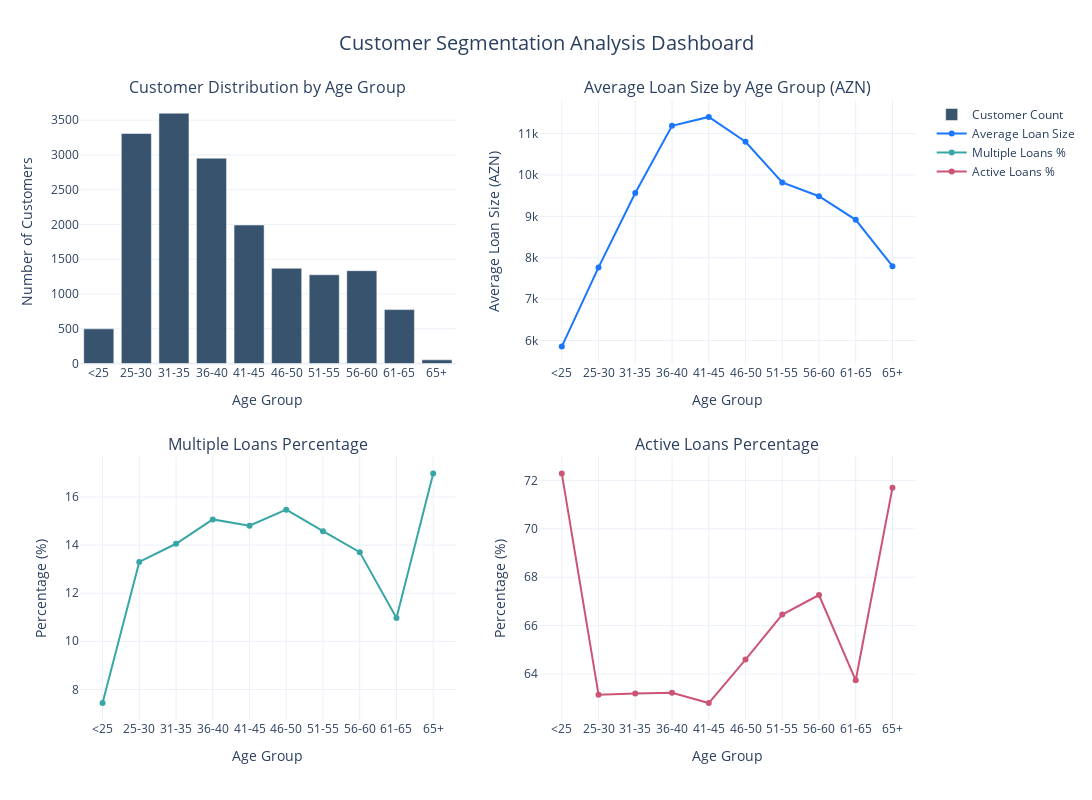

This figure's notebook cell:
### Code cell
# Import required libraries
import pandas as pd
import plotly.express as px
import plotly.graph_objects as go
from plotly.subplots import make_subplots
from datetime import datetime
import numpy as np

# Read the data
df = pd.read_excel('loan_data.xlsx')

# Data preprocessing
def calculate_age(birth_date):
    return (pd.to_datetime('2024-01-16').year - 
            pd.to_datetime(birth_date).year - 
            ((pd.to_datetime('2024-01-16').month, pd.to_datetime('2024-01-16').day) < 
             (pd.to_datetime(birth_date).month, pd.to_datetime(birth_date).day)))

# Add age column
df['AGE'] = df['BIRTH_DATE'].apply(calculate_age)

# Create age groups
def get_age_group(age):
    if age < 25:
        return '<25'
    elif age <= 30:
        return '25-30'
    elif age <= 35:
        return '31-35'
    elif age <= 40:
        return '36-40'
    elif age <= 45:
        return '41-45'
    elif age <= 50:
        return '46-50'
    elif age <= 55:
        return '51-55'
    elif age <= 60:
        return '56-60'
    elif age <= 65:
        return '61-65'
    else:
        return '65+'

df['AGE_GROUP'] = df['AGE'].apply(get_age_group)

# Convert date columns to datetime
df['BEGIN_DATE'] = pd.to_datetime(df['BEGIN_DATE'])
df['END_DATE'] = pd.to_datetime(df['END_DATE'])
df['CLOSE_DATE'] = pd.to_datetime(df['CLOSE_DATE'])

# Calculate if loan is active (no close date and has remaining amount)
df['IS_ACTIVE'] = (df['CLOSE_DATE'].isna()) & (df['REMAIN_AMOUNT'] > 0)

# Customer level aggregations
customer_metrics = df.groupby('CUSTOMER_NO').agg({
    'AGE_GROUP': 'first',
    'AMOUNT': ['count', 'mean', 'sum'],
    'IS_ACTIVE': 'any',
    'REMAIN_AMOUNT': 'sum'
}).reset_index()

customer_metrics.columns = ['CUSTOMER_NO', 'AGE_GROUP', 'LOAN_COUNT', 'AVG_LOAN_SIZE', 'TOTAL_AMOUNT', 'HAS_ACTIVE_LOAN', 'TOTAL_REMAIN']
customer_metrics['HAS_MULTIPLE_LOANS'] = customer_metrics['LOAN_COUNT'] > 1

# Segment analysis
segment_analysis = customer_metrics.groupby('AGE_GROUP').agg({
    'CUSTOMER_NO': 'count',
    'AVG_LOAN_SIZE': 'mean',
    'HAS_MULTIPLE_LOANS': 'mean',
    'HAS_ACTIVE_LOAN': 'mean'
}).reset_index()

segment_analysis.columns = ['AGE_GROUP', 'CUSTOMER_COUNT', 'AVG_LOAN_SIZE', 'MULTIPLE_LOAN_PERCENT', 'ACTIVE_LOAN_PERCENT']
segment_analysis['MULTIPLE_LOAN_PERCENT'] *= 100
segment_analysis['ACTIVE_LOAN_PERCENT'] *= 100

# Sort age groups properly
age_group_order = ['<25', '25-30', '31-35', '36-40', '41-45', '46-50', '51-55', '56-60', '61-65', '65+']
segment_analysis['AGE_GROUP'] = pd.Categorical(segment_analysis['AGE_GROUP'], categories=age_group_order, ordered=True)
segment_analysis = segment_analysis.sort_values('AGE_GROUP')

# Create the interactive dashboard
fig = make_subplots(
    rows=2, cols=2,
    subplot_titles=(
        'Customer Distribution by Age Group',
        'Average Loan Size by Age Group (AZN)',
        'Multiple Loans Percentage',
        'Active Loans Percentage'
    ),
    vertical_spacing=0.15,
    horizontal_spacing=0.1
)

# Customer Distribution
fig.add_trace(
    go.Bar(
        x=segment_analysis['AGE_GROUP'],
        y=segment_analysis['CUSTOMER_COUNT'],
        name='Customer Count',
        marker_color='rgb(55, 83, 109)',
        hovertemplate="Age Group: %{x}<br>Customers: %{y:,.0f}<extra></extra>"
    ),
    row=1, col=1
)

# Average Loan Size
fig.add_trace(
    go.Scatter(
        x=segment_analysis['AGE_GROUP'],
        y=segment_analysis['AVG_LOAN_SIZE'],
        mode='lines+markers',
        name='Average Loan Size',
        line=dict(color='rgb(26, 118, 255)'),
        hovertemplate="Age Group: %{x}<br>Avg Loan: %{y:,.0f} AZN<extra></extra>"
    ),
    row=1, col=2
)

# Multiple Loans Percentage
fig.add_trace(
    go.Scatter(
        x=segment_analysis['AGE_GROUP'],
        y=segment_analysis['MULTIPLE_LOAN_PERCENT'],
        mode='lines+markers',
        name='Multiple Loans %',
        line=dict(color='rgb(56, 166, 165)'),
        hovertemplate="Age Group: %{x}<br>Multiple Loans: %{y:.1f}%<extra></extra>"
    ),
    row=2, col=1
)

# Active Loans Percentage
fig.add_trace(
    go.Scatter(
        x=segment_analysis['AGE_GROUP'],
        y=segment_analysis['ACTIVE_LOAN_PERCENT'],
        mode='lines+markers',
        name='Active Loans %',
        line=dict(color='rgb(204, 85, 118)'),
        hovertemplate="Age Group: %{x}<br>Active Loans: %{y:.1f}%<extra></extra>"
    ),
    row=2, col=2
)

# Update layout
fig.update_layout(
    height=800,
    width=1200,
    showlegend=True,
    title_text="Customer Segmentation Analysis Dashboard",
    title_x=0.5,
    title_font_size=20,
    template='plotly_white'
)

# Update axes labels
fig.update_xaxes(title_text="Age Group", row=1, col=1)
fig.update_xaxes(title_text="Age Group", row=1, col=2)
fig.update_xaxes(title_text="Age Group", row=2, col=1)
fig.update_xaxes(title_text="Age Group", row=2, col=2)

fig.update_yaxes(title_text="Number of Customers", row=1, col=1)
fig.update_yaxes(title_text="Average Loan Size (AZN)", row=1, col=2)
fig.update_yaxes(title_text="Percentage (%)", row=2, col=1)
fig.update_yaxes(title_text="Percentage (%)", row=2, col=2)

# Show the dashboard
fig.show()

# Print summary statistics
print("\nSegment Analysis Summary:")
print(segment_analysis.round(2).to_string(index=False))

# Additional analysis - Loan amount distribution
loan_amount_bins = [0, 5000, 10000, 15000, 20000, float('inf')]
loan_amount_labels = ['<5K', '5K-10K', '10K-15K', '15K-20K', '20K+']

customer_metrics['LOAN_AMOUNT_CATEGORY'] = pd.cut(
    customer_metrics['AVG_LOAN_SIZE'], 
    bins=loan_amount_bins, 
    labels=loan_amount_labels
)

# Create distribution analysis
loan_distribution = pd.crosstab(
    customer_metrics['AGE_GROUP'], 
    customer_metrics['LOAN_AMOUNT_CATEGORY'], 
    normalize='index'
) * 100

print("\nLoan Amount Distribution by Age Group (%):")
print(loan_distribution.round(2))

# Calculate average loan term
df['LOAN_TERM_MONTHS'] = (df['END_DATE'] - df['BEGIN_DATE']).dt.days / 30
term_by_age = df.groupby('AGE_GROUP')['LOAN_TERM_MONTHS'].agg(['mean', 'median']).round(1)

print("\nAverage Loan Terms by Age Group (months):")
print(term_by_age)

### Figure 1 — Plotly figure (JSON) as saved in the notebook; plotly's stock layout.template omitted (floating-point values rounded to 4 significant figures)
{"data": [{"hovertemplate": "Age Group: %{x}<br>Customers: %{y:,.0f}<extra></extra>", "marker": {"color": "rgb(55, 83, 109)"}, "name": "Customer Count", "type": "bar", "x": ["<25", "25-30", "31-35", "36-40", "41-45", "46-50", "51-55", "56-60", "61-65", "65+"], "xaxis": "x", "y": [498, 3308, 3600, 2953, 1992, 1370, 1276, 1335, 775, 53], "yaxis": "y"}, {"hovertemplate": "Age Group: %{x}<br>Avg Loan: %{y:,.0f} AZN<extra></extra>", "line": {"color": "rgb(26, 118, 255)"}, "mode": "lines+markers", "name": "Average Loan Size", "type": "scatter", "x": ["<25", "25-30", "31-35", "36-40", "41-45", "46-50", "51-55", "56-60", "61-65", "65+"], "xaxis": "x2", "y": [5852.0, 7765.0, 9562.0, 11190.0, 11400.0, 10800.0, 9817.0, 9485.0, 8915.0, 7795.0], "yaxis": "y2"}, {"hovertemplate": "Age Group: %{x}<br>Multiple Loans: %{y:.1f}%<extra></extra>", "line": {"color": "rgb(56, 166, 165)"}, "mode": "lines+markers", "name": "Multiple Loans %", "type": "scatter", "x": ["<25", "25-30", "31-35", "36-40", "41-45", "46-50", "51-55", "56-60", "61-65", "65+"], "xaxis": "x3", "y": [7.43, 13.3, 14.06, 15.07, 14.81, 15.47, 14.58, 13.71, 10.97, 16.98], "yaxis": "y3"}, {"hovertemplate": "Age Group: %{x}<br>Active Loans: %{y:.1f}%<extra></extra>", "line": {"color": "rgb(204, 85, 118)"}, "mode": "lines+markers", "name": "Active Loans %", "type": "scatter", "x": ["<25", "25-30", "31-35", "36-40", "41-45", "46-50", "51-55", "56-60", "61-65", "65+"], "xaxis": "x4", "y": [72.29, 63.15, 63.19, 63.22, 62.8, 64.6, 66.46, 67.27, 63.74, 71.7], "yaxis": "y4"}], "layout": {"annotations": [{"font": {"size": 16}, "showarrow": false, "text": "Customer Distribution by Age Group", "x": 0.225, "xanchor": "center", "xref": "paper", "y": 1, "yanchor": "bottom", "yref": "paper"}, {"font": {"size": 16}, "showarrow": false, "text": "Average Loan Size by Age Group (AZN)", "x": 0.775, "xanchor": "center", "xref": "paper", "y": 1, "yanchor": "bottom", "yref": "paper"}, {"font": {"size": 16}, "showarrow": false, "text": "Multiple Loans Percentage", "x": 0.225, "xanchor": "center", "xref": "paper", "y": 0.425, "yanchor": "bottom", "yref": "paper"}, {"font": {"size": 16}, "showarrow": false, "text": "Active Loans Percentage", "x": 0.775, "xanchor": "center", "xref": "paper", "y": 0.425, "yanchor": "bottom", "yref": "paper"}], "height": 800, "showlegend": true, "title": {"font": {"size": 20}, "text": "Customer Segmentation Analysis Dashboard", "x": 0.5}, "width": 1200, "xaxis": {"anchor": "y", "domain": [0, 0.45], "title": {"text": "Age Group"}}, "xaxis2": {"anchor": "y2", "domain": [0.55, 1], "title": {"text": "Age Group"}}, "xaxis3": {"anchor": "y3", "domain": [0, 0.45], "title": {"text": "Age Group"}}, "xaxis4": {"anchor": "y4", "domain": [0.55, 1], "title": {"text": "Age Group"}}, "yaxis": {"anchor": "x", "domain": [0.575, 1], "title": {"text": "Number of Customers"}}, "yaxis2": {"anchor": "x2", "domain": [0.575, 1], "title": {"text": "Average Loan Size (AZN)"}}, "yaxis3": {"anchor": "x3", "domain": [0, 0.425], "title": {"text": "Percentage (%)"}}, "yaxis4": {"anchor": "x4", "domain": [0, 0.425], "title": {"text": "Percentage (%)"}}}}
